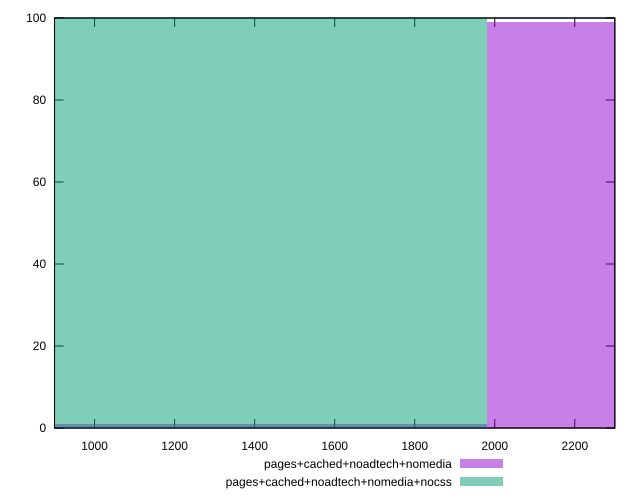

This figure's gnuplot source:
reset

$pagesCachedNoadtechNomedia <<EOF
2639.923376687159 99
1319.9616883435795 1
EOF

$pagesCachedNoadtechNomediaNocss <<EOF
1319.9616883435795 100
EOF

set key outside below
set boxwidth 1319.9616883435795
set xrange [900:2300]
set yrange [0:100]
set trange [0:100]
set style fill transparent solid 0.5 noborder
set terminal svg size 640, 500 enhanced background rgb 'white'
set output "report_00017_2021-02-10T15-08-03.406Z/unused-javascript/comparison/histogram/3_vs_4.svg"

plot $pagesCachedNoadtechNomedia title "pages+cached+noadtech+nomedia" with boxes, \
     $pagesCachedNoadtechNomediaNocss title "pages+cached+noadtech+nomedia+nocss" with boxes

reset
